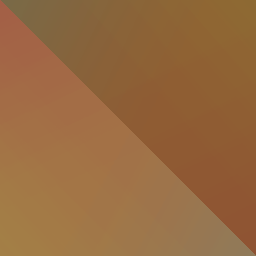
#> input picture src/main/resources/assets/mechanical/dashboard/colormap/dry_foliage.png, 256 x 256 px, given in place of oak_log.png, which was not available
$ python gen_bark_roof_textures.py ../src/main/resources/assets/mechanical/dashboard/colormap ../src/main/resources/assets/mechanical/dashboard/colormap/foliage.png ../src/main/resources/assets/mechanical/dashboard/colormap/foliage.png
#> lines starting #> are read from the running program, lines starting #| are printed output that depends on the picture
# Bark Roof textures: overlapping rows of bark shingles cut from each wood's own log bark (BarkRoofBlock, gen_bark_roof.py).
# Four rows of shingles 4 px high, each row shifted against the one above; every shingle is a piece of the log's side
# texture (grain running down the roof), a little lighter or darker than its neighbours, shaded under the row above,
# lit along its lower edge, with dark gaps between shingles. Tiles in both directions.
# usage: python gen_bark_roof_textures.py <vanilla block texture dir> <out block texture dir> [preview png]
import os
import sys
from PIL import Image
from orchard_table import ORCHARD

src, out = sys.argv[1:3]
prev = sys.argv[3] if len(sys.argv) > 3 else None
WOODS = ["oak", "spruce", "birch", "jungle", "acacia", "dark_oak", "mangrove", "cherry", "pale_oak", "poplar",
         "aspen", "alder", "beech", "linden", "willow", "ash", "hazel", "pine", "yew", "rowan", "bird_cherry", "wild_apple", "plum", "olive", "date_palm", "bitter_orange"] + ORCHARD
ROW_WIDTHS = [[5, 6, 5], [6, 5, 5], [5, 5, 6], [6, 5, 5]]  # shingle widths per row, each row sums to 16
ROW_SHIFT = [0, 3, 1, 4]


def tex(name):
    """A vanilla texture, or (mod woods) the one painted by gen_wood_textures.py in the output folder."""
    p = os.path.join(src, f"{name}.png")
    return p if os.path.exists(p) else os.path.join(out, f"{name}.png")


def shade(c, f):
    return tuple(max(0, min(255, round(v * f))) for v in c[:3]) + (255,)


def roof(bark):
    img = Image.new("RGBA", (16, 16))
    for row in range(4):
        # which shingle each column belongs to (with the row's shift), and where the gaps are
        owner, edge = [0] * 16, [False] * 16
        x = ROW_SHIFT[row]
        for i, wdt in enumerate(ROW_WIDTHS[row]):
            for k in range(wdt):
                owner[(x + k) % 16] = i
            edge[(x + wdt - 1) % 16] = True  # the last column of a shingle is the gap to the next
            x += wdt
        for y in range(4):
            for col in range(16):
                i = owner[col]
                # a piece of bark for this shingle: its own spot on the log, grain running down the roof
                sx, sy = (col + 5 * i + 7 * row) % 16, (y + 4 * ((row + i) % 4)) % 16
                c = bark.getpixel((sx, sy))
                f = (0.92, 1.06, 0.98)[(i + row) % 3]  # neighbouring shingles differ a little
                if y == 0:
                    f *= 0.68  # in the shadow of the row above
                elif y == 3:
                    f *= 1.12  # the lower edge catches the light
                if edge[col]:
                    f *= 0.55 if y < 3 else 0.7
                img.putpixel((col, 4 * row + y), shade(c, f))
    return img


sheet = Image.new("RGBA", (16 * len(WOODS), 32), (0, 0, 0, 0)) if prev else None
#> sheet: PIL image 624x32 RGBA; every value is 0
for n, wood in enumerate(WOODS):
    bark = Image.open(tex(f"{wood}_log")).convert("RGBA")
    img = roof(bark)
#> in roof, `img = Image.new("RGBA", (16, 16))`: img: PIL image 16x16 RGBA; every value is 0
#> after the loop in roof, `for row in range(4):`:
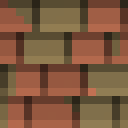
#> img: PIL image 16x16 RGBA (shown 8 times larger); mean R, G, B, A 124.3, 87, 60.7, 255
    img.save(os.path.join(out, f"{wood}_bark_roof.png"))
    if sheet:
        sheet.paste(bark, (16 * n, 0))
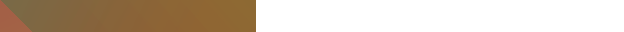
#> sheet: PIL image 624x32 RGBA; mean R, G, B, A 56.6, 41.5, 23.8, 104.6; transparent parts drawn white
        sheet.paste(img, (16 * n, 16))
#> pass 2 of the loop `for n, wood in enumerate(WOODS):`:
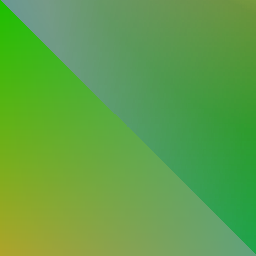
#> input picture src/main/resources/assets/mechanical/dashboard/colormap/foliage.png, 256 x 256 px, given in place of spruce_log.png, which was not available
#> after the loop in roof (call 2), `for row in range(4):`:
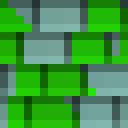
#> img: PIL image 16x16 RGBA (shown 8 times larger); mean R, G, B, A 60, 148.9, 62.8, 255
#> `sheet.paste(bark, (16 * n, 0))`:
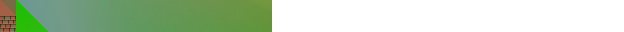
#> sheet: PIL image 624x32 RGBA; mean R, G, B, A 44.7, 65.5, 38.9, 111.2; transparent parts drawn white
#> (the run stopped early here; a loop or call above may not have finished)
